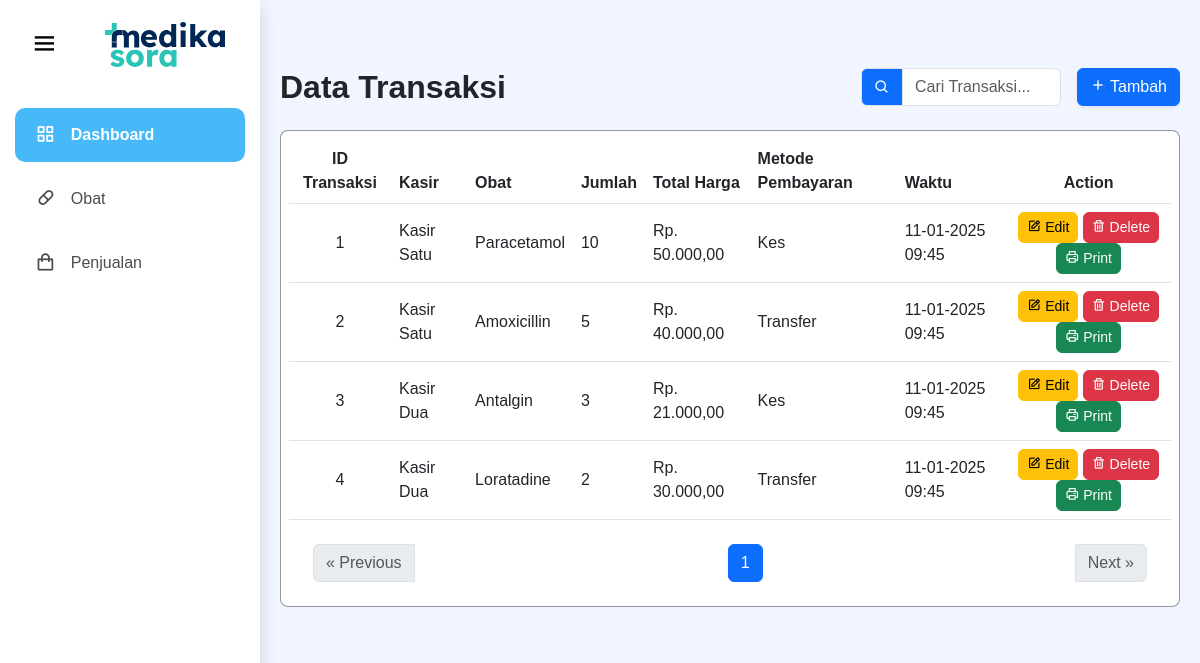
Before: /Kasir/transaksi.php with the older database file.
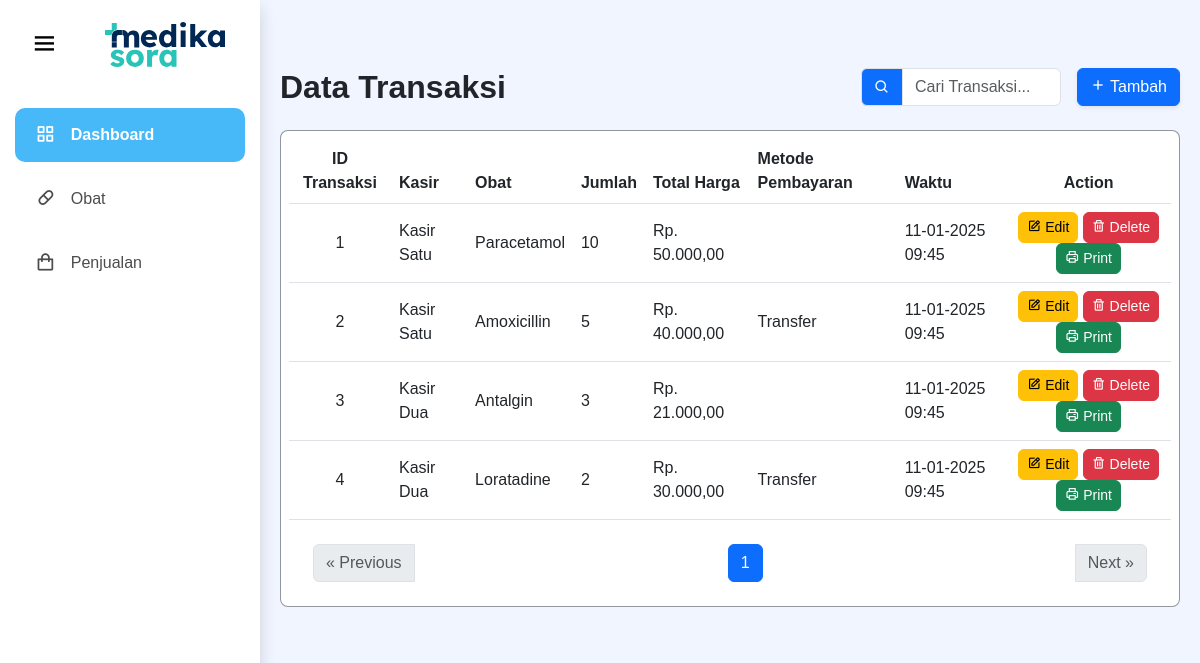
After: the same page with the newer database file.
### tables this page shows
CREATE TABLE transaksi (
  id INT NOT NULL AUTO_INCREMENT PRIMARY KEY,
  id_kasir INT NOT NULL,
  kode_produk VARCHAR(10) NOT NULL,
  jumlah INT NOT NULL,
  total_harga DECIMAL(10, 2) NOT NULL,
  metode_pembayaran ENUM('Cash', 'Transfer', 'E-Wallet') NOT NULL,
  waktu TIMESTAMP NOT NULL DEFAULT CURRENT_TIMESTAMP,
  FOREIGN KEY (id_kasir) REFERENCES kasir(id),
  FOREIGN KEY (kode_produk) REFERENCES obat(kode)
);

CREATE TABLE kasir (
  id INT NOT NULL AUTO_INCREMENT PRIMARY KEY,
  nama VARCHAR(100) NOT NULL,
  profil VARCHAR(225) NOT NULL,
  username VARCHAR(100) NOT NULL UNIQUE,
  password VARCHAR(255) NOT NULL,
  no_hp VARCHAR(15) NOT NULL
);

CREATE TABLE obat (
  kode VARCHAR(10) NOT NULL PRIMARY KEY,
  nama VARCHAR(100) NOT NULL,
  gambar VARCHAR(225) NOT NULL,
  stok INT NOT NULL CHECK (stok >= 0),
  jenis_obat ENUM('Tablet', 'Kapsul', 'Sirup', 'Salep', 'Injeksi') NOT NULL,
  kategori ENUM('Antibiotik', 'Antipiretik', 'Analgesik', 'Antihistamin', 'Vitamin', 'Antiseptik', 'Herbal') NOT NULL,
  harga DECIMAL(10, 2) NOT NULL
);

### Kasir/transaksi.php (the view, shortened to what this page needs)
<?php
include('../Config/koneksi.php');
include('header.php');
$limit = 10;
$page = isset($_GET['page']) ? (int)$_GET['page'] : 1;
$offset = ($page - 1) * $limit;
$totalQuery = $conn->query("SELECT COUNT(*) AS total FROM transaksi");
$totalResult = $totalQuery->fetch_assoc();
$totalRows = $totalResult['total'];
$totalPages = ceil($totalRows / $limit);
$result = $conn->prepare("
    SELECT t.id, t.id_kasir, t.kode_produk, t.jumlah, t.total_harga, t.metode_pembayaran, t.waktu, k.nama AS nama_kasir, o.nama AS nama_obat
    FROM transaksi t
    JOIN kasir k ON t.id_kasir = k.id
    JOIN obat o ON t.kode_produk = o.kode
    LIMIT ?, ?
");
$result->bind_param("ii", $offset, $limit);
$result->execute();
$queryResult = $result->get_result();
?>
<section>
    <div class="content mt-5">
        <div class="d-flex justify-content-between align-items-center mb-4">
            <h2 class="fw-bold text-dark mb-0">Data Transaksi</h2>
            <div class="d-flex align-items-between gap-3">
                <div class="input-group" style="max-width: 200px;">
                    <span class="input-group-text bg-primary text-white"><i class="bx bx-search"></i></span>
                    <input type="text" class="form-control" id="search" placeholder="Cari Transaksi..." onkeyup="searchTable()">
                </div>
                <button class="btn btn-primary shadow-sm" data-bs-toggle="modal" data-bs-target="#tambahTransaksiModal">
                    <i class="bx bx-plus"></i> Tambah
                </button>
            </div>
        </div>
        <div class="border bg-white border-secondary border-opacity-75 p-2 mb-2 rounded-3 overflow-hidden">
            <table class="table table-hover align-middle" id="transaksiTable">
                <thead class="bg-primary text-white">
                    <tr>
                        <th class="text-center">ID Transaksi</th>
                        <th>Kasir</th>
                        <th>Obat</th>
                        <th>Jumlah</th>
                        <th>Total Harga</th>
                        <th>Metode Pembayaran</th>
                        <th>Waktu</th>
                        <th class="text-center">Action</th>
                    </tr>
                </thead>
                <tbody>
                    <?php while ($row = $queryResult->fetch_assoc()): ?>
                        <tr>
                            <td class="text-center"><?= $row['id']; ?></td>
                            <td><?= $row['nama_kasir']; ?></td>
                            <td><?= $row['nama_obat']; ?></td>
                            <td><?= $row['jumlah']; ?></td>
                            <td><?= "Rp. " . number_format($row['total_harga'], 2, ',', '.'); ?></td>
                            <td><?= $row['metode_pembayaran']; ?></td>
                            <td><?= date("d-m-Y H:i", strtotime($row['waktu'])); ?></td>
                            <td class="text-center">
                                <button class="btn btn-warning btn-sm rounded-2" data-bs-toggle="modal" data-bs-target="#editTransaksiModal" onclick="loadEditForm('<?= $row['id']; ?>')">
                                    <i class="bx bx-edit"></i> Edit
                                </button>
                                <button class="btn btn-danger btn-sm rounded-2" onclick="confirmDelete('<?= $row['id']; ?>')">
                                    <i class="bx bx-trash"></i> Delete
                                </button>
                                <button class="btn btn-success btn-sm rounded-2" onclick="printTransaksi('<?= $row['id']; ?>')">
                                    <i class="bx bx-printer"></i> Print
                                </button>
                            </td>
                        </tr>
                    <?php endwhile; ?>
                </tbody>
            </table>
            <nav class="mt-4">
                <ul class="pagination d-flex justify-content-between align-items-center me-4 ms-4">
                    <li class="page-item <?= ($page <= 1) ? 'disabled' : ''; ?>">
                        <a class="page-link" href="?page=<?= $page - 1; ?>" aria-label="Previous">
                            <span aria-hidden="true">&laquo; Previous</span>
                        </a>
                    </li>
                    <div class="d-flex justify-content-center flex-grow-1">
                        <?php for ($i = 1; $i <= $totalPages; $i++): ?>
                            <li class="page-item <?= ($i == $page) ? 'active' : ''; ?>">
                                <a class="page-link" href="?page=<?= $i; ?>"><?= $i; ?></a>
                            </li>
                        <?php endfor; ?>
                    </div>
                    <li class="page-item <?= ($page >= $totalPages) ? 'disabled' : ''; ?>">
                        <a class="page-link" href="?page=<?= $page + 1; ?>" aria-label="Next">
                            <span aria-hidden="true">Next &raquo;</span>
                        </a>
                    </li>
                </ul>
            </nav>
        </div>
    </div>
</section>

### Kasir/header.php (shortened to what this page needs)
<!DOCTYPE html>
<html lang="en">
<head>
    <link href="https://cdn.jsdelivr.net/npm/bootstrap@5.3.0-alpha3/dist/css/bootstrap.min.css" rel="stylesheet">
    <link href="https://unpkg.com/boxicons@2.1.4/css/boxicons.min.css" rel="stylesheet">
</head>
<body>
    <aside class="sidebar shadow ms">
        <div class="sidebar__header mb-4">
            <i class="bx bx-menu hamburger" onclick="toggleSidebar()"></i>
            <div class="sidebar__logo">
                <img class="sidebar__text" src="../Assets/img/LOGO.svg" alt="Logo Apoteker">
            </div>
        </div>
        <a href="dashboard.php" class="sidebar__link active">
            <i class="bx bx-grid-alt sidebar__icon"></i>
            <span class="sidebar__text">Dashboard</span>
        </a>
        <a href="obat.php" class="sidebar__link">
            <i class="bx bx-capsule sidebar__icon"></i>
            <span class="sidebar__text">Obat</span>
        </a>
        <a href="transaksi.php" class="sidebar__link">
            <i class="bx bx-shopping-bag sidebar__icon"></i>
            <span class="sidebar__text">Penjualan</span>
        </a>
    </aside>
</body>
</html>

### Kasir/header.php (style rules this page uses)
body { margin: 0; font-family: 'Poppins', sans-serif; background: #f1f5ffff }
.sidebar { width: 260px; background: #ffffffff; color: #4c4c4cff; height: 100vh; position: fixed; top: 0; left: 0; display: flex; flex-direction: column; padding-top: 10px; transition: width 0.3s ease; }
.sidebar__header { display: flex; align-items: center; background-color: #fff; justify-content: space-between; padding: 10px 10px; }
.sidebar__header .hamburger { color: rgb(0, 0, 0); }
.sidebar__logo img { width: 120px; height: auto; margin-right: 25px; display: block; }
.sidebar__link { text-decoration: none; color: inherit; padding: 15px 20px; display: flex; align-items: center; gap: 15px; font-size: 1rem; border-radius: 10px; margin: 5px 15px; transition: background 0.3s, transform 0.2s; white-space: nowrap; overflow: hidden; }
.sidebar__link.active { background: #47b9f8ff; font-weight: bold; }
.sidebar__icon { font-size: 1.3rem; }
.sidebar__text { display: inline-block; transition: opacity 0.3s, visibility 0.3s; }
.content { margin-left: 260px; padding: 20px; transition: margin-left 0.3s ease; background-color: #f1f5ffff; }
.hamburger { margin: 10px 20px; font-size: 1.8rem; color: #fff; cursor: pointer; }
.sidebar__link.active { background: #47b9f8ff; color: rgb(255, 255, 255); font-weight: bold; }
.sidebar__link.active .sidebar__icon { color: rgb(255, 255, 255); }

Changed rows visible on the page:
changed transaksi "Paracetamol": metode_pembayaran "Kes" → (not shown)
changed transaksi "Antalgin": metode_pembayaran "Kes" → (not shown)
